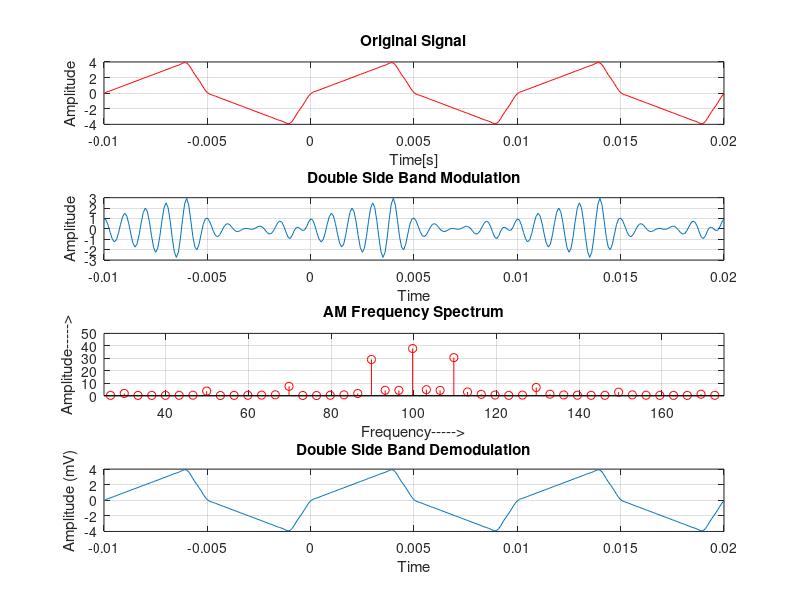

This figure's MATLAB source:
clc
clear 
close all

    

warning('off','all'); %ignore the annoying warnings given by ignoring the complex portion of our values.
warning;

load Our_Signal2.mat

Car_Freq = 1000;       % Carrier Frequency 
Car_Sig = cos(2*pi*Car_Freq*t);     %carrier signal (cos wave)

DSB_MOD = Car_Sig .* Signal;     %DSB modulation, mult carrier signal to signal 

% Modulation factor for AM modulation
m = 0.5;
vam = m.*DSB_MOD + Car_Sig; 

subplot(4,1,1)
plot(t, Signal, 'r')
title('Original Signal')
ylabel('Amplitude');
xlabel('Time[s]');
grid on;

subplot(4,1,2)
plot(t,vam);
title('Double Side Band Modulation')
xlabel('Time')
ylabel('Amplitude')
grid

nfft = length(vam); %Get the length of the input signal
AM_Sig_Fourier = fft(vam,nfft); %Perform an FFT of this input signal over the length
AM_Sig_Fourier = AM_Sig_Fourier(1:nfft/2); %ONLY take the upper half of the FFT, engineers don't fool with negative frequencies

xfft = fs.*(0:nfft/2-1)/nfft;
xfft(100)=0;
subplot(4,1,3)
stem(xfft,abs(AM_Sig_Fourier/max(Signal)),'r');
axis([25 175 0 50])
title('AM Frequency Spectrum')
xlabel('Frequency----->')
ylabel('Amplitude----->')
grid on;

%% AM Demodulation

AM_Dsb_Out = (vam - Car_Sig)./m; %inverse the process used for modulation
AM_Demod = AM_Dsb_Out./Car_Sig;

subplot(4,1,4)
plot(t,AM_Demod);
title('Double Side Band Demodulation')
xlabel('Time')
ylabel('Amplitude (mV)')
grid